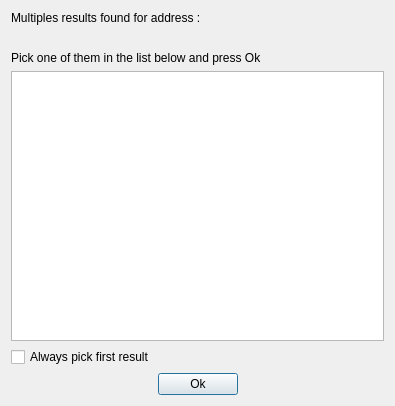
<?xml version="1.0" encoding="UTF-8"?>
<ui version="4.0">
 <class>AddressSelectionDialog</class>
 <widget class="QDialog" name="AddressSelectionDialog">
  <property name="geometry">
   <rect>
    <x>0</x>
    <y>0</y>
    <width>395</width>
    <height>406</height>
   </rect>
  </property>
  <property name="windowTitle">
   <string>Address Selection Dialog</string>
  </property>
  <layout class="QVBoxLayout" name="verticalLayout">
   <item>
    <widget class="QLabel" name="label">
     <property name="text">
      <string>Multiples results found for address :</string>
     </property>
    </widget>
   </item>
   <item>
    <widget class="QLabel" name="addressLabel">
     <property name="text">
      <string/>
     </property>
    </widget>
   </item>
   <item>
    <widget class="QLabel" name="label_3">
     <property name="text">
      <string>Pick one of them in the list below and press Ok</string>
     </property>
    </widget>
   </item>
   <item>
    <widget class="QListWidget" name="resultsList"/>
   </item>
   <item>
    <widget class="QCheckBox" name="pickFirstResultCB">
     <property name="toolTip">
      <string>Instead of selecting an address each time with that dialog,
always pick the first result returned by the Nominatim geocoder.
If a selected address is wrong, reset their latitude / longitude values
to 0 and recompute geographic layout.</string>
     </property>
     <property name="text">
      <string>Always pick first result</string>
     </property>
    </widget>
   </item>
   <item>
    <layout class="QHBoxLayout" name="horizontalLayout">
     <item>
      <spacer name="horizontalSpacer_2">
       <property name="orientation">
        <enum>Qt::Horizontal</enum>
       </property>
       <property name="sizeHint" stdset="0">
        <size>
         <width>40</width>
         <height>20</height>
        </size>
       </property>
      </spacer>
     </item>
     <item>
      <widget class="QPushButton" name="okButton">
       <property name="text">
        <string>Ok</string>
       </property>
      </widget>
     </item>
     <item>
      <spacer name="horizontalSpacer">
       <property name="orientation">
        <enum>Qt::Horizontal</enum>
       </property>
       <property name="sizeHint" stdset="0">
        <size>
         <width>40</width>
         <height>20</height>
        </size>
       </property>
      </spacer>
     </item>
    </layout>
   </item>
  </layout>
 </widget>
 <resources/>
 <connections/>
</ui>
